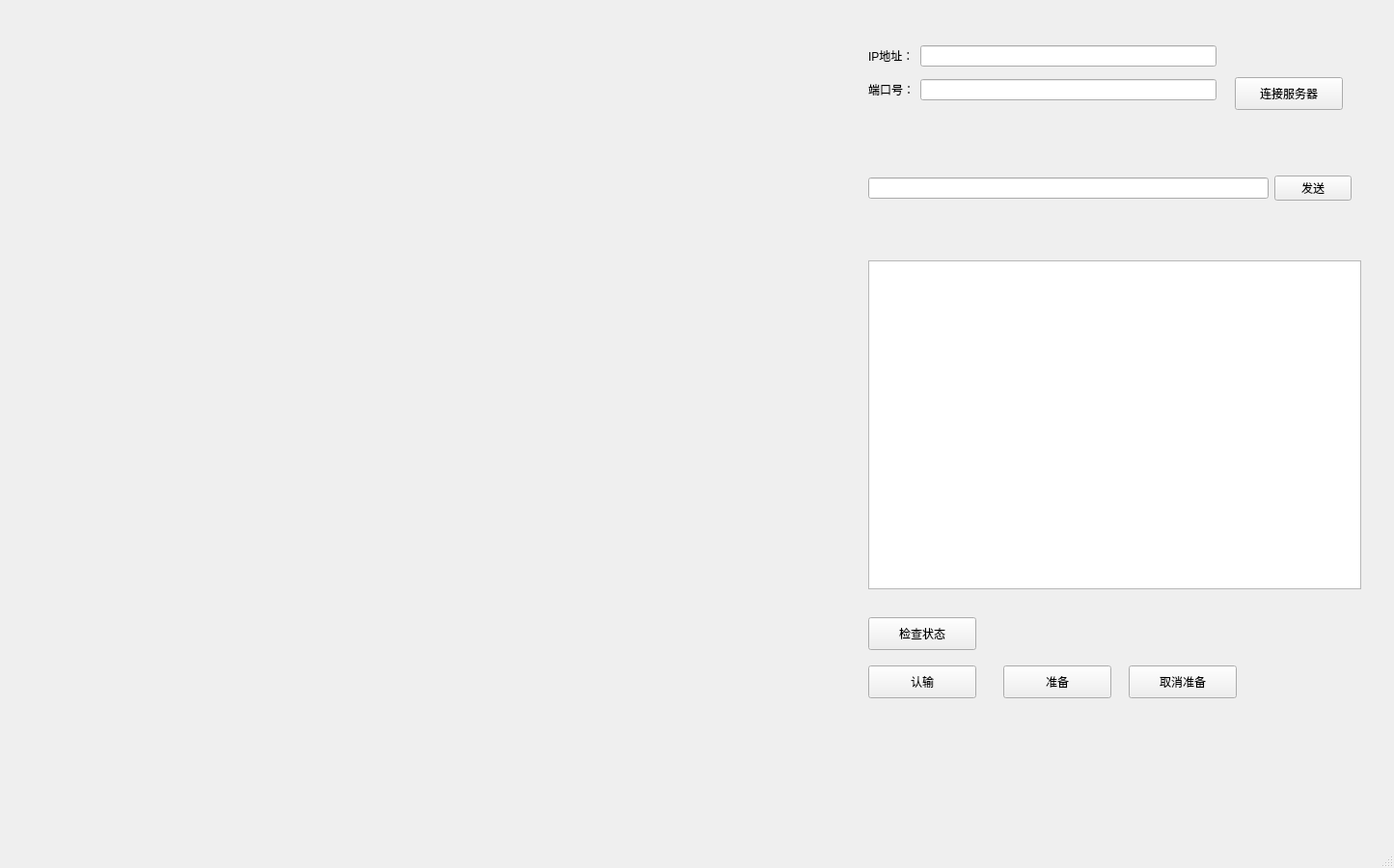
<?xml version="1.0" encoding="UTF-8"?>
<ui version="4.0">
 <class>MainWindow</class>
 <widget class="QMainWindow" name="MainWindow">
  <property name="geometry">
   <rect>
    <x>0</x>
    <y>0</y>
    <width>1445</width>
    <height>900</height>
   </rect>
  </property>
  <property name="windowTitle">
   <string>MainWindow</string>
  </property>
  <widget class="QWidget" name="centralwidget">
   <widget class="QPushButton" name="ConnectBtn">
    <property name="geometry">
     <rect>
      <x>1280</x>
      <y>80</y>
      <width>112</width>
      <height>34</height>
     </rect>
    </property>
    <property name="text">
     <string>连接服务器</string>
    </property>
   </widget>
   <widget class="QTextEdit" name="textShow">
    <property name="geometry">
     <rect>
      <x>900</x>
      <y>270</y>
      <width>511</width>
      <height>341</height>
     </rect>
    </property>
   </widget>
   <widget class="QWidget" name="layoutWidget">
    <property name="geometry">
     <rect>
      <x>900</x>
      <y>40</y>
      <width>361</width>
      <height>71</height>
     </rect>
    </property>
    <layout class="QVBoxLayout" name="verticalLayout">
     <item>
      <layout class="QHBoxLayout" name="horizontalLayout">
       <item>
        <widget class="QLabel" name="label">
         <property name="text">
          <string>IP地址：</string>
         </property>
        </widget>
       </item>
       <item>
        <widget class="QLineEdit" name="IPEdit"/>
       </item>
      </layout>
     </item>
     <item>
      <layout class="QHBoxLayout" name="horizontalLayout_2">
       <item>
        <widget class="QLabel" name="label_2">
         <property name="text">
          <string>端口号：</string>
         </property>
        </widget>
       </item>
       <item>
        <widget class="QLineEdit" name="PortEdit"/>
       </item>
      </layout>
     </item>
    </layout>
   </widget>
   <widget class="QWidget" name="layoutWidget">
    <property name="geometry">
     <rect>
      <x>900</x>
      <y>170</y>
      <width>501</width>
      <height>51</height>
     </rect>
    </property>
    <layout class="QHBoxLayout" name="horizontalLayout_3">
     <item>
      <widget class="QLineEdit" name="messageEdit"/>
     </item>
     <item>
      <widget class="QPushButton" name="sendBtn">
       <property name="text">
        <string>发送</string>
       </property>
      </widget>
     </item>
    </layout>
   </widget>
   <widget class="QPushButton" name="nowBtn">
    <property name="geometry">
     <rect>
      <x>900</x>
      <y>640</y>
      <width>112</width>
      <height>34</height>
     </rect>
    </property>
    <property name="text">
     <string>检查状态</string>
    </property>
   </widget>
   <widget class="QPushButton" name="getLoseBtn">
    <property name="geometry">
     <rect>
      <x>900</x>
      <y>690</y>
      <width>112</width>
      <height>34</height>
     </rect>
    </property>
    <property name="text">
     <string>认输</string>
    </property>
   </widget>
   <widget class="QPushButton" name="getReallyBtn">
    <property name="geometry">
     <rect>
      <x>1040</x>
      <y>690</y>
      <width>112</width>
      <height>34</height>
     </rect>
    </property>
    <property name="text">
     <string>准备</string>
    </property>
   </widget>
   <widget class="QPushButton" name="noReallyBtn">
    <property name="geometry">
     <rect>
      <x>1170</x>
      <y>690</y>
      <width>112</width>
      <height>34</height>
     </rect>
    </property>
    <property name="text">
     <string>取消准备</string>
    </property>
   </widget>
  </widget>
  <widget class="QMenuBar" name="menubar">
   <property name="geometry">
    <rect>
     <x>0</x>
     <y>0</y>
     <width>1445</width>
     <height>30</height>
    </rect>
   </property>
  </widget>
  <widget class="QStatusBar" name="statusbar"/>
 </widget>
 <resources/>
 <connections/>
</ui>
